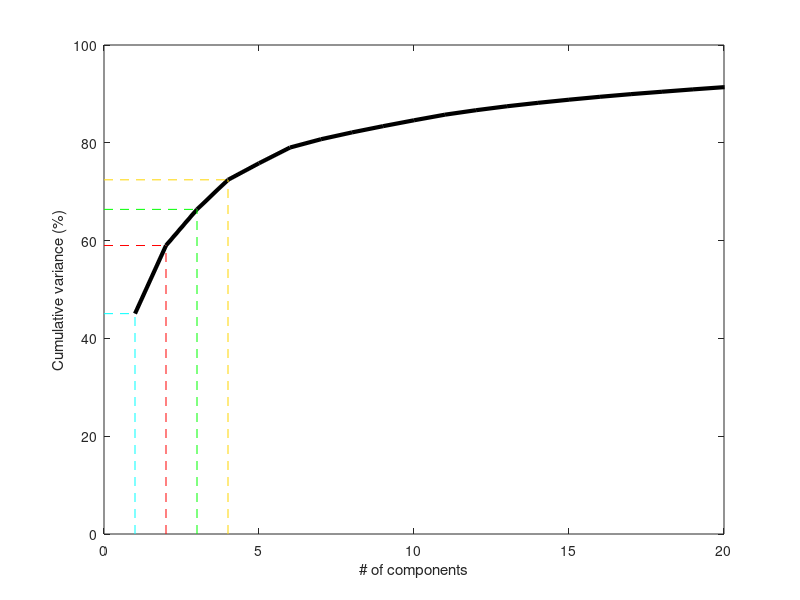
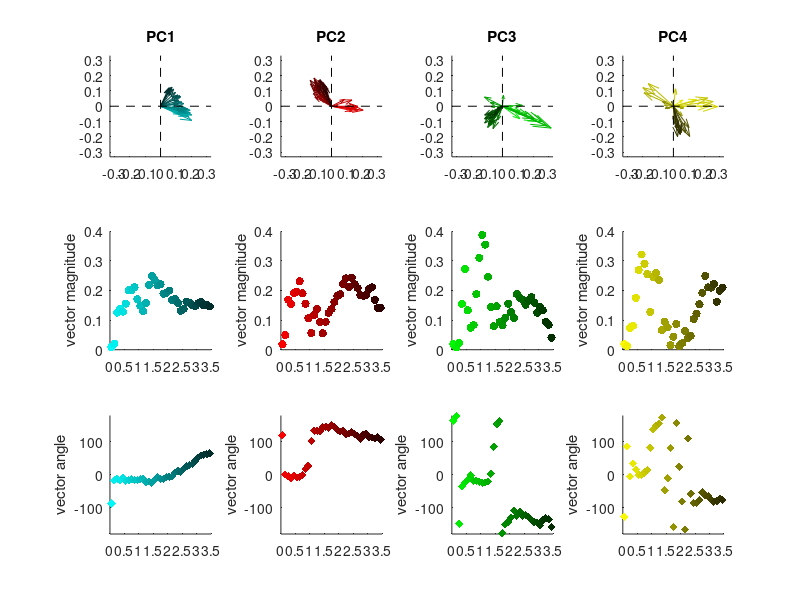

Write the MATLAB code that produced these figures, in order.
% load beta values for reward amd delay encoding calculated from the GLM (n=231 neurons)
% data is calculated with non-overlapped windows of 100-ms
load data_betas
 
%PCA with beta values
matrix_pca = [beta_rew beta_del]; %35 bins x 2
[coeff,score,latent,tsquared,explained,mu] = pca(matrix_pca);

%Percent of variance explained by PCs
figure
plot(cumsum(explained),'k','Linewidth', 3)
xlim([0 20])
ylim([0 100])
hold on
plot([1 1], [0 explained(1)], 'c--')
plot([0 1],[explained(1) explained(1)],'c--')
plot([2 2], [0 sum(explained(1:2))], 'r--')
plot([0 2],[sum(explained(1:2)) sum(explained(1:2))],'r--')
plot([3 3], [0 sum(explained(1:3))], 'g--')
plot([0 3],[sum(explained(1:3)) sum(explained(1:3))],'g--')
plot([4 4], [0 sum(explained(1:4))], 'color', [1 0.839 0], 'LineStyle', '--')
plot([0 4],[sum(explained(1:4)) sum(explained(1:4))],'color', [1 0.839 0], 'LineStyle', '--')
xlabel('# of components')
ylabel('Cumulative variance (%)')


%Plot data for each PC (vectors, magnitudes, angles)
figure
subplot (3,4,1) 
col_r = [1:-1/35:0]';
colorplot = [zeros(length(col_r),1) col_r col_r];

for yy = 1:35
  iii = round(yy/1.2)+1;
  hold on  
  quiver (0, 0, coeff(yy,1), coeff(yy+35,1), 'Color', colorplot(iii,:))  
end
  
  plot([0 0],[-0.33 0.33],'k--')
  plot([-0.33 0.33],[0 0],'k--')
  axis equal
  xlim([-0.33 0.33])
  ylim([-0.33 0.33])
  title('PC1')

 subplot (3,4,5)
 hold on
 for yy = 1:35
     iii = round(yy/1.2)+1;  
     hold on  
     c(yy) = hypot(coeff(yy,1), coeff(yy+35,1)); 
     scatter(Time(yy), c(yy), [], colorplot(iii,:), 'filled')
 end
    xlim([0 3.5])
    ylim([0 0.4])
    ylabel('vector magnitude')
     
 subplot (3,4,9)   
 for yy = 1:35   
     iii = round(yy/1.2)+1;     
     teta(yy) = atan2d(coeff(yy+35,1), coeff(yy,1)); 
     hold on
     scatter(Time(yy), teta(yy), [], colorplot(iii,:), 'filled', 'd')
 end
     xlim([0 3.5])
     ylim([-180 180])
     ylabel('vector angle')
          
 subplot (3,4,2)
 col_r = [1:-1/35:0]';
 colorplot = [col_r zeros(length(col_r),1) zeros(length(col_r),1)];
 for yy = 1:35 
    iii = round(yy/1.2)+1;   
    hold on  
    quiver (0, 0, coeff(yy,2), coeff(yy+35,2), 'Color', colorplot(iii,:))
 end
  plot([0 0],[-0.33 0.33],'k--')
  plot([-0.33 0.33],[0 0],'k--')
  axis equal
  xlim([-0.33 0.33])
  ylim([-0.33 0.33])
  title('PC2')

 subplot (3,4,6)
 for yy = 1:35
     iii = round(yy/1.2)+1; 
     hold on
     c(yy) = hypot(coeff(yy,2), coeff(yy+35,2));   
     scatter(Time(yy), c(yy), [], colorplot(iii,:), 'filled')
 end
    xlim([0 3.5])
    ylim([0 0.4])
    ylabel('vector magnitude')
         
 subplot (3,4,10)   
 for yy = 1:35
     iii = round(yy/1.2)+1;    
     teta(yy) = atan2d(coeff(yy+35,2), coeff(yy,2)); 
     hold on
     scatter(Time(yy), teta(yy), [], colorplot(iii,:), 'filled', 'd')
 end
     xlim([0 3.5])
     ylim([-180 180])
     ylabel('vector angle')
         
subplot (3,4,3)
col_r = [1:-1/35:0]';
colorplot = [zeros(length(col_r),1) col_r zeros(length(col_r),1)];
 for yy = 1:35
     hold on  
     iii = round(yy/1.2)+1;  
     quiver (0, 0, coeff(yy,3), coeff(yy+35,3), 'Color', colorplot(iii,:))
 end
  plot([0 0],[-0.33 0.33],'k--')
  plot([-0.33 0.33],[0 0],'k--')
  axis equal
  xlim([-0.33 0.33])
  ylim([-0.33 0.33])
  title('PC3')

 subplot (3,4,7)
 for yy = 1:35
       iii = round(yy/1.2)+1; 
       hold on
       c(yy) = hypot(coeff(yy,3), coeff(yy+35,3));   
       scatter(Time(yy), c(yy), [], colorplot(iii,:), 'filled')
  end
    xlim([0 3.5])
    ylim([0 0.4])
    ylabel('vector magnitude')
    
 subplot (3,4,11)  
  for yy = 1:35
      iii = round(yy/1.2)+1;
      teta(yy) = atan2d(coeff(yy+35,3), coeff(yy,3)); 
      hold on
      scatter(Time(yy), teta(yy), [], colorplot(iii,:), 'filled', 'd')
  end
     xlim([0 3.5])
     ylim([-180 180])
     ylabel('vector angle')     
     
subplot (3,4,4)
col_r = [1:-1/35:0]';
colorplot = [col_r col_r zeros(length(col_r),1)];
 for yy = 1:35
    hold on
    iii = round(yy/1.2)+1;
    quiver (0, 0, coeff(yy,4), coeff(yy+35,4), 'Color', colorplot(iii,:))
 end
  plot([0 0],[-0.33 0.33],'k--')
  plot([-0.33 0.33],[0 0],'k--')
  axis equal
  xlim([-0.33 0.33])
  ylim([-0.33 0.33])
  title('PC4')
  
 subplot (3,4,8)
 for yy = 1:35
    hold on
    iii = round(yy/1.2)+1;
    c(yy) = hypot(coeff(yy,4), coeff(yy+35,4));  
    scatter(Time(yy), c(yy), [], colorplot(iii,:), 'filled')
 end
    xlim([0 3.5])
    ylim([0 0.4])
    ylabel('vector magnitude')

 subplot (3,4,12)   
 for yy = 1:35
     iii = round(yy/1.2)+1;   
     teta(yy) = atan2d(coeff(yy+35,4), coeff(yy,4)); 
     hold on
     scatter(Time(yy), teta(yy), [], colorplot(iii,:), 'filled', 'd')
 end
     xlim([0 3.5])
     ylim([-180 180])
     ylabel('vector angle')     
     
     clear all
     
     